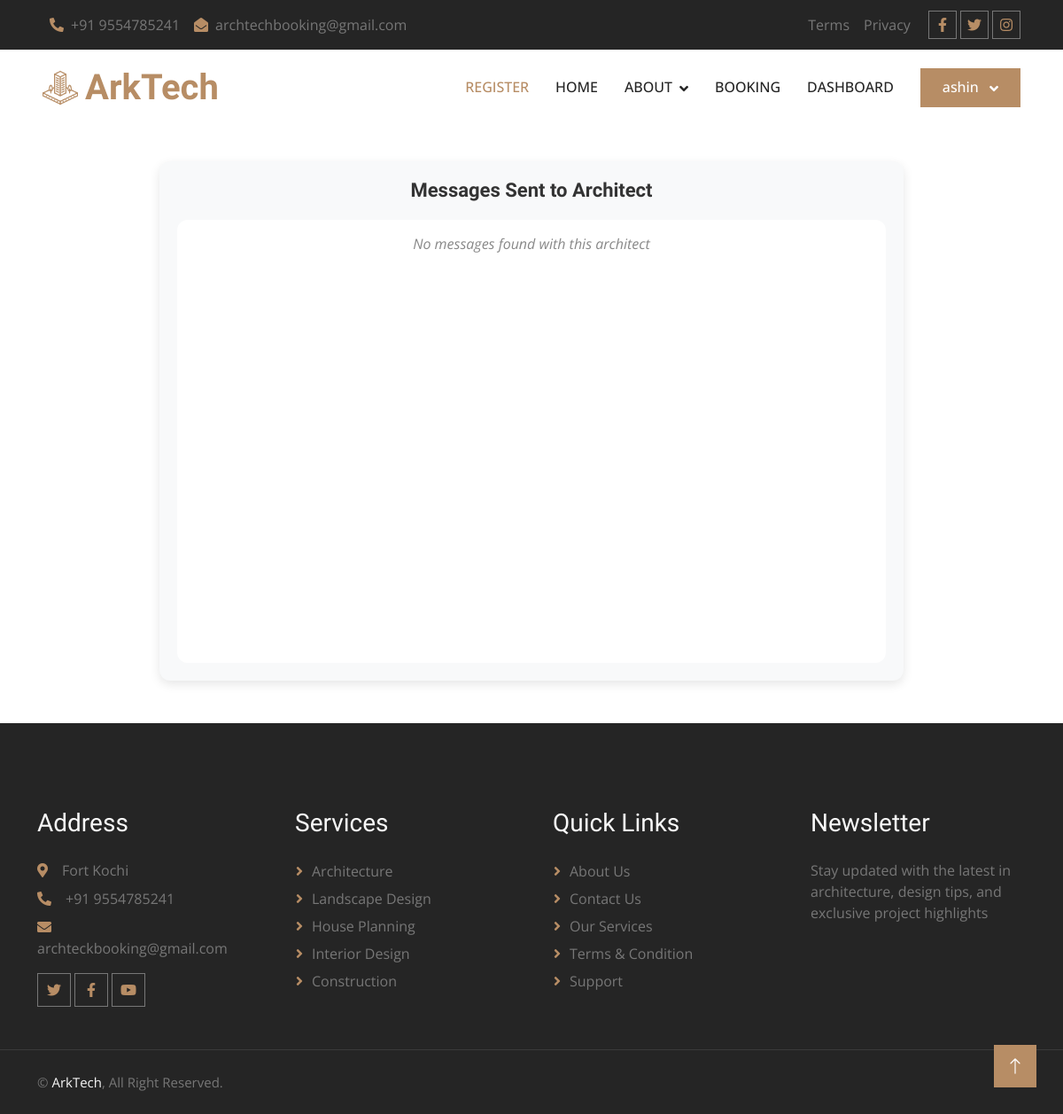
Before: /Guest/view_message.php?arch_id=5 (signed in) with the older database file.
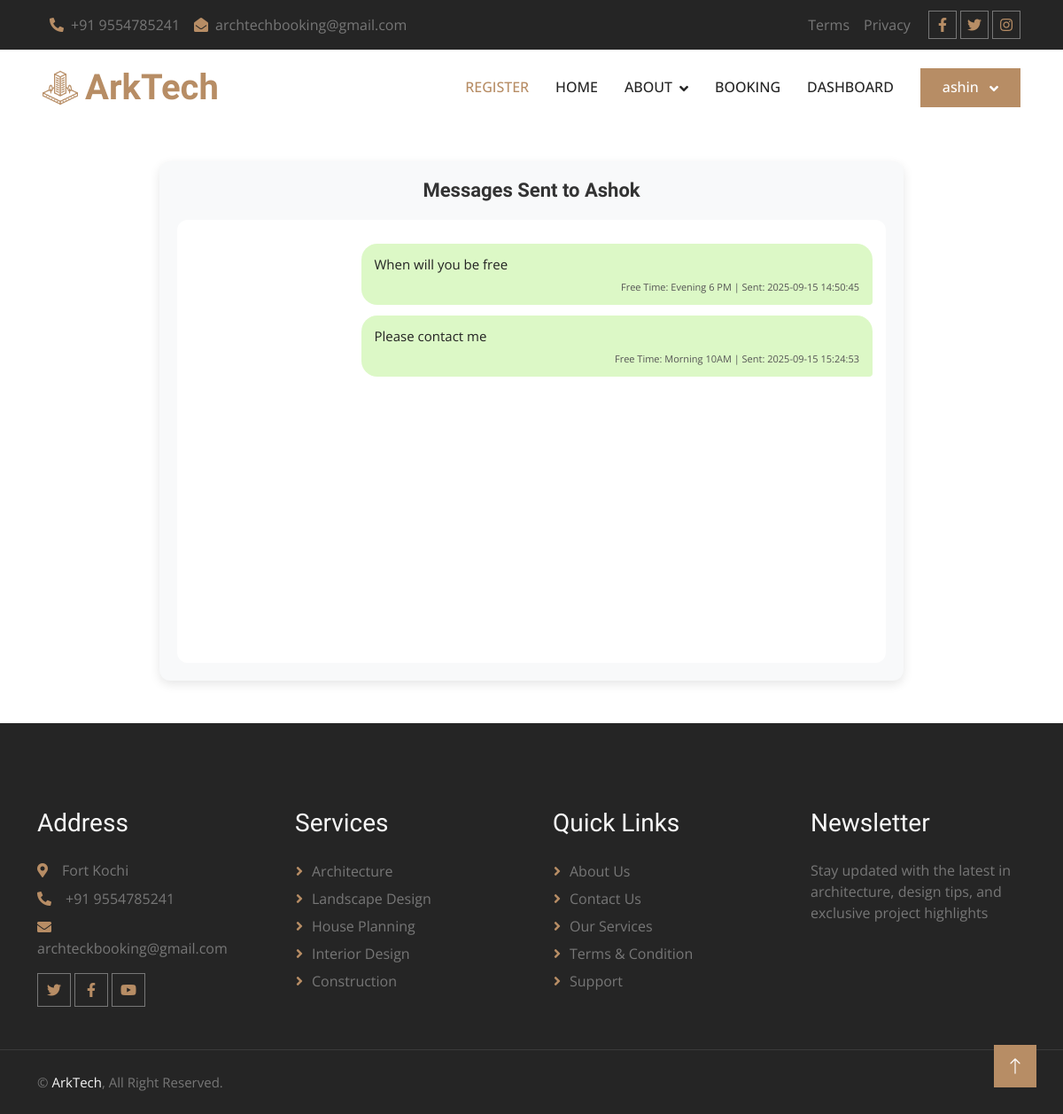
After: the same page with the newer database file.
### tables this page shows
CREATE TABLE IF NOT EXISTS `tbl_architects` (
  `architect_id` int NOT NULL AUTO_INCREMENT,
  `arch_name` varchar(50) NOT NULL,
  `profiles` varchar(500) NOT NULL,
  `email` varchar(50) NOT NULL,
  `phone` bigint NOT NULL,
  `username` varchar(20) NOT NULL,
  `passwords` varchar(50) NOT NULL,
  `certificate_of_licensce` varchar(200) NOT NULL,
  `location_id` int NOT NULL,
  `status` varchar(20) NOT NULL,
  PRIMARY KEY (`architect_id`)
);

CREATE TABLE IF NOT EXISTS `tbl_messages` (
  `msg_id` int NOT NULL AUTO_INCREMENT,
  `user_id` int NOT NULL,
  `architect_id` int NOT NULL,
  `message` text NOT NULL,
  `free_time` varchar(500) NOT NULL,
  `created_at` timestamp NOT NULL,
  PRIMARY KEY (`msg_id`)
);

### dboperation.php (called while the page is built, shortened)
<?php
class dboperation
{
    public $con,$res;
    function __construct()
    {
        $this->con=mysqli_connect("localhost","root","","arktech");
    }
    public function executequery($sql)
    {
        $this->res=mysqli_query($this->con,$sql);
        return $this->res;
    }
}
?>

### Guest/view_message.php (the view, shortened to what this page needs)
<?php
include("../dboperation.php");
include("header.php");
$cust_id = $_SESSION['customer_id'];
$arch_id = isset($_GET['arch_id']) ? intval($_GET['arch_id']) : 0;
$obj = new dboperation();
$sql = "SELECT m.*, a.arch_name
        FROM tbl_messages m
        INNER JOIN tbl_architects a ON m.architect_id = a.architect_id
        WHERE m.user_id = '$cust_id' AND m.architect_id = '$arch_id'
        ORDER BY m.created_at ASC";
$res = $obj->executequery($sql);
$archName = "Architect";
if (mysqli_num_rows($res) > 0) {
    $firstRow = mysqli_fetch_assoc($res);
    $archName = $firstRow['arch_name'];
    mysqli_data_seek($res, 0);
}
?>
<div class="chat-container">
    <h2 class="chat-header">Messages Sent to <?php echo $archName; ?></h2>
    <div class="chat-box">
        <?php
        if (mysqli_num_rows($res) > 0) {
            while ($row = mysqli_fetch_assoc($res)) {
                echo "
                <div class='chat-message customer'>
                    <div class='message-text'>
                        {$row['message']}
                    </div>
                    <div class='message-time'>Free Time: {$row['free_time']} | Sent: {$row['created_at']}</div>
                </div>";
            }
        } else {
            echo "<p class='no-msg'>No messages found with this architect</p>";
        }
        ?>
    </div>
</div>
<?php include("footer.php"); ?>

### Guest/header.php (shortened to what this page needs)
<!DOCTYPE html>
<html lang="en">
<head>
    <link href="https://cdnjs.cloudflare.com/ajax/libs/font-awesome/5.10.0/css/all.min.css" rel="stylesheet">
    <link href="https://cdn.jsdelivr.net/npm/bootstrap-icons@1.4.1/font/bootstrap-icons.css" rel="stylesheet">
    <link href="lib/animate/animate.min.css" rel="stylesheet">
    <link href="lib/owlcarousel/assets/owl.carousel.min.css" rel="stylesheet">
    <link href="lib/tempusdominus/css/tempusdominus-bootstrap-4.min.css" rel="stylesheet" />
    <link href="css/bootstrap.min.css" rel="stylesheet">
    <link href="css/style.css" rel="stylesheet">
    <link href="css/hosting.css" rel="stylesheet">
</head>
<body>
    <div class="container-fluid bg-dark p-0 wow fadeIn" data-wow-delay="0.1s">
        <div class="row gx-0 d-none d-lg-flex">
            <div class="col-lg-7 px-5 text-start">
                <div class="h-100 d-inline-flex align-items-center py-3 me-3">
                    <a class="text-body px-2" href="tel:+0123456789"><i class="fa fa-phone-alt text-primary me-2"></i>+91 9554785241</a>
                    <a class="text-body px-2" href="mailto:info@example.com"><i class="fa fa-envelope-open text-primary me-2"></i>archtechbooking@gmail.com</a>
                </div>
            </div>
            <div class="col-lg-5 px-5 text-end">
                <div class="h-100 d-inline-flex align-items-center py-3 me-2">
                    <a class="text-body px-2" href="">Terms</a>
                    <a class="text-body px-2" href="">Privacy</a>
                </div>
                <div class="h-100 d-inline-flex align-items-center">
                    <a class="btn btn-sm-square btn-outline-body me-1" href=""><i class="fab fa-facebook-f"></i></a>
                    <a class="btn btn-sm-square btn-outline-body me-1" href=""><i class="fab fa-twitter"></i></a>
                    <a class="btn btn-sm-square btn-outline-body me-0" href=""><i class="fab fa-instagram"></i></a>
                </div>
            </div>
        </div>
    </div>
<nav class="navbar navbar-expand-lg bg-white navbar-light sticky-top py-lg-0 px-lg-5 wow fadeIn" data-wow-delay="0.1s">
    <a href="index.php" class="navbar-brand ms-4 ms-lg-0 d-flex align-items-center">
        <img class="me-2" src="img/icons/icon-1.png" alt="Icon" height="40">
        <h1 class="text-primary m-0" style="color: white;">ArkTech</h1>
    </a>
    <div class="collapse navbar-collapse" id="navbarCollapse">
        <div class="navbar-nav ms-auto p-4 p-lg-0">
            <a href="#" class="nav-item nav-link active" id="registerBtn">REGISTER</a>
            <a href="index.php" class="nav-item nav-link">HOME</a>
            <div class="nav-item dropdown">
                <a href="#" class="nav-link dropdown-toggle" data-bs-toggle="dropdown">ABOUT</a>
            </div>
            <a href="booking.php" class="nav-item nav-link">BOOKING</a>
            <a href="customer_dashboard.php" class="nav-item nav-link">DASHBOARD</a>
        </div>
        <?php if (isset($_SESSION['username'])): ?>
            <div class="dropdown d-none d-lg-block">
                <button class="btn btn-primary dropdown-toggle py-2 px-4" type="button"
                    id="userDropdown" data-bs-toggle="dropdown" aria-expanded="false"
                    style="outline: none; box-shadow: none; border-color: transparent;">
                    <?php echo $_SESSION['username']; ?>
                </button>
            </div>
        <?php else: ?>
            <a href="/ArkTech/Guest/login.php" class="btn btn-primary py-2 px-4 d-none d-lg-block">LOGIN</a>
        <?php endif; ?>
    </div>
</nav>

### Guest/footer.php (shortened to what this page needs)
<div class="container-fluid bg-dark text-body footer mt-5 pt-5 px-0 wow fadeIn" data-wow-delay="0.1s">
     <div class="container py-5">
         <div class="row g-5">
             <div class="col-lg-3 col-md-6">
                 <h3 class="text-light mb-4">Address</h3>
                 <p class="mb-2"><i class="fa fa-map-marker-alt text-primary me-3"></i>Fort Kochi</p>
                 <p class="mb-2"><i class="fa fa-phone-alt text-primary me-3"></i>+91 9554785241</p>
                 <p class="mb-2"><i class="fa fa-envelope text-primary me-3"></i>archteckbooking@gmail.com</p>
                 <div class="d-flex pt-2">
                     <a class="btn btn-square btn-outline-body me-1" href=""><i class="fab fa-twitter"></i></a>
                     <a class="btn btn-square btn-outline-body me-1" href=""><i class="fab fa-facebook-f"></i></a>
                     <a class="btn btn-square btn-outline-body me-1" href=""><i class="fab fa-youtube"></i></a>
                 </div>
             </div>
             <div class="col-lg-3 col-md-6">
                 <h3 class="text-light mb-4">Services</h3>
                 <a class="btn btn-link" href="services.php">Architecture</a>
                 <a class="btn btn-link" href="services.php">Landscape Design</a>
                 <a class="btn btn-link" href="services.php">House Planning</a>
                 <a class="btn btn-link" href="services.php">Interior Design</a>
                 <a class="btn btn-link" href="services.php">Construction</a>
             </div>
             <div class="col-lg-3 col-md-6">
                 <h3 class="text-light mb-4">Quick Links</h3>
                 <a class="btn btn-link" href="about.php">About Us</a>
                 <a class="btn btn-link" href="contact.php">Contact Us</a>
                 <a class="btn btn-link" href="services.php">Our Services</a>
                 <a class="btn btn-link" href="">Terms & Condition</a>
                 <a class="btn btn-link" href="">Support</a>
             </div>
             <div class="col-lg-3 col-md-6">
                 <h3 class="text-light mb-4">Newsletter</h3>
                 <p>Stay updated with the latest in architecture, design tips, and exclusive project highlights</p>
             </div>
         </div>
     </div>
     <div class="container-fluid copyright">
         <div class="container">
             <div class="row">
                 <div class="col-md-6 text-center text-md-start mb-3 mb-md-0">
                     &copy; <a href="index.php">ArkTech</a>, All Right Reserved.
                 </div>
             </div>
         </div>
     </div>
 </div>
 <a href="#" class="btn btn-lg btn-primary btn-lg-square back-to-top"><i class="bi bi-arrow-up"></i></a>

### Guest/css/style.css (style rules this page uses)
:root { --primary: #B78D65; --light: #F8F8F8; --dark: #252525; }
h1, h2, .h1, .h2, .fw-bold { font-weight: 600 !important; }
h3, h4, .h3, .h4, .fw-medium { font-weight: 500 !important; }
.back-to-top { position: fixed; display: none; right: 30px; bottom: 30px; z-index: 99; }
.btn { font-weight: 500; transition: .5s; }
.btn.btn-primary, .btn.btn-secondary { color: #FFFFFF; }
.btn-square { width: 38px; height: 38px; }
.btn-sm-square { width: 32px; height: 32px; }
.btn-lg-square { width: 48px; height: 48px; }
.btn-square, .btn-sm-square, .btn-lg-square { padding: 0; display: flex; align-items: center; justify-content: center; font-weight: normal; }
.btn-outline-body { color: var(--primary); border-color: #777777; }
.navbar .dropdown-toggle::after { border: none; content: "\f107"; font-family: "Font Awesome 5 Free"; font-weight: 900; vertical-align: middle; margin-left: 8px; }
.navbar .navbar-nav .nav-link { margin-right: 30px; padding: 30px 0; color: var(--dark); font-weight: 500; text-transform: uppercase; outline: none; }
.navbar .navbar-nav .nav-link:hover, .navbar .navbar-nav .nav-link.active { color: var(--primary); }
.navbar.sticky-top { top: -100px; transition: .5s; }
.footer .btn.btn-link { display: block; margin-bottom: 5px; padding: 0; text-align: left; color: #777777; font-weight: normal; text-transform: capitalize; transition: .3s; }
.footer .btn.btn-link::before { position: relative; content: "\f105"; font-family: "Font Awesome 5 Free"; font-weight: 900; color: var(--primary); margin-right: 10px; }
.footer .copyright { padding: 25px 0; font-size: 15px; border-top: 1px solid rgba(256, 256, 256, .1); }
.footer .copyright a { color: var(--light); }

### Guest/view_message.php (style rules this page uses)
.chat-container { width: 70%; margin: 40px auto; background: #f8f9fa; border-radius: 12px; box-shadow: 0 4px 12px rgba(0,0,0,0.1); padding: 20px; }
.chat-header { text-align: center; font-size: 22px; margin-bottom: 20px; color: #333; }
.chat-box { background: #fff; border-radius: 12px; padding: 15px; height: 500px; overflow-y: auto; }
.chat-message { margin: 12px 0; max-width: 75%; padding: 12px 15px; border-radius: 18px; font-size: 15px; line-height: 1.5; position: relative; word-wrap: break-word; margin-left: auto; background: #dcf8c6; border-bottom-right-radius: 4px; }
.message-text { color: #222; }
.message-time { font-size: 11px; color: #555; margin-top: 6px; text-align: right; }
.no-msg { text-align: center; color: #888; font-style: italic; }

Changed rows visible on the page:
now on this page (row unchanged): tbl_architects: arch_name "Ashok"
added tbl_messages: message "When will you be free", free_time "Evening 6 PM", created_at "2025-09-15 14:50:45"
added tbl_messages: message "Please contact me", free_time "Morning 10AM", created_at "2025-09-15 15:24:53"
Other visible differences:
$archName: "Architect" → (not shown)
text no longer shown: "No messages found with this architect"
